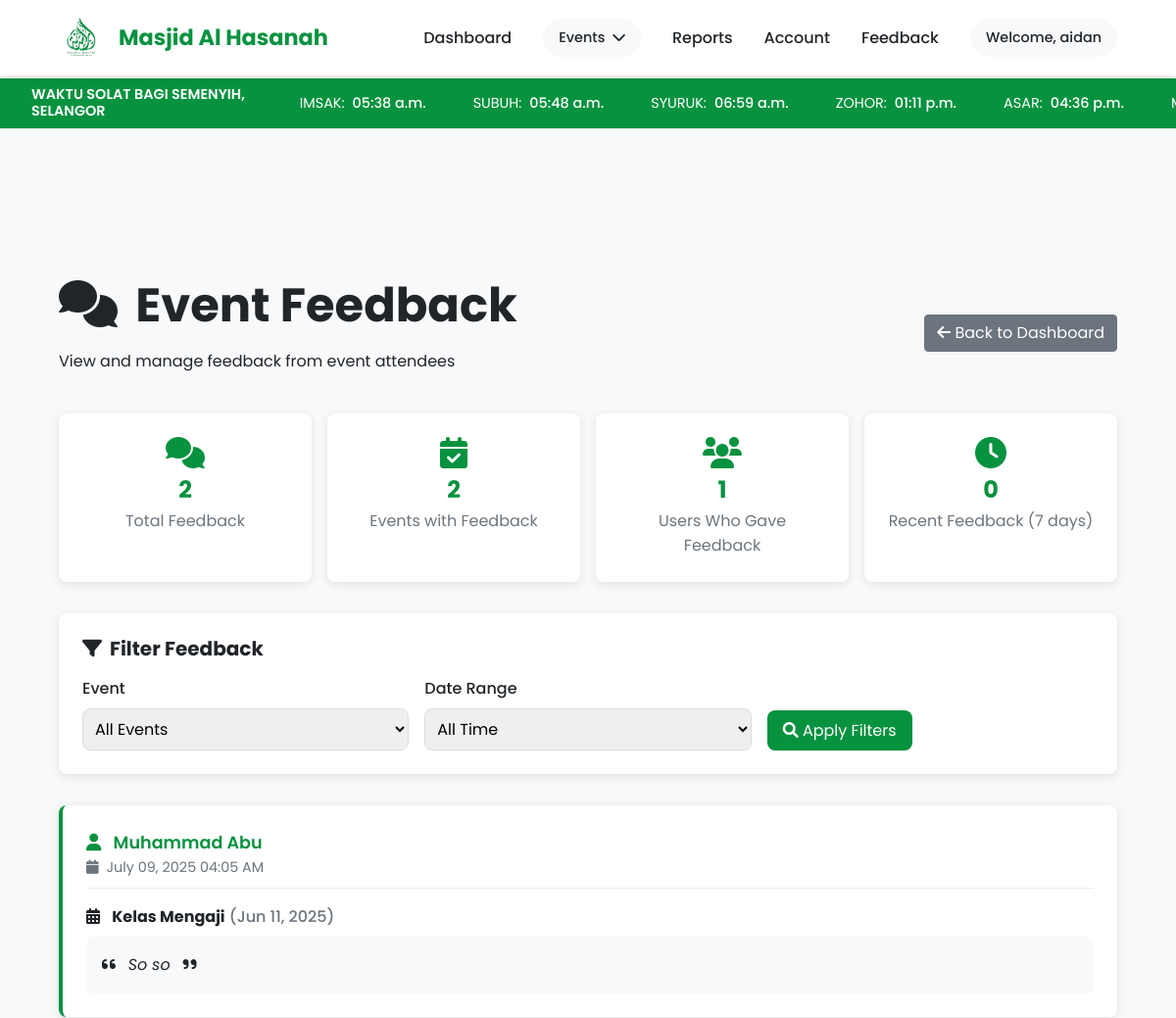
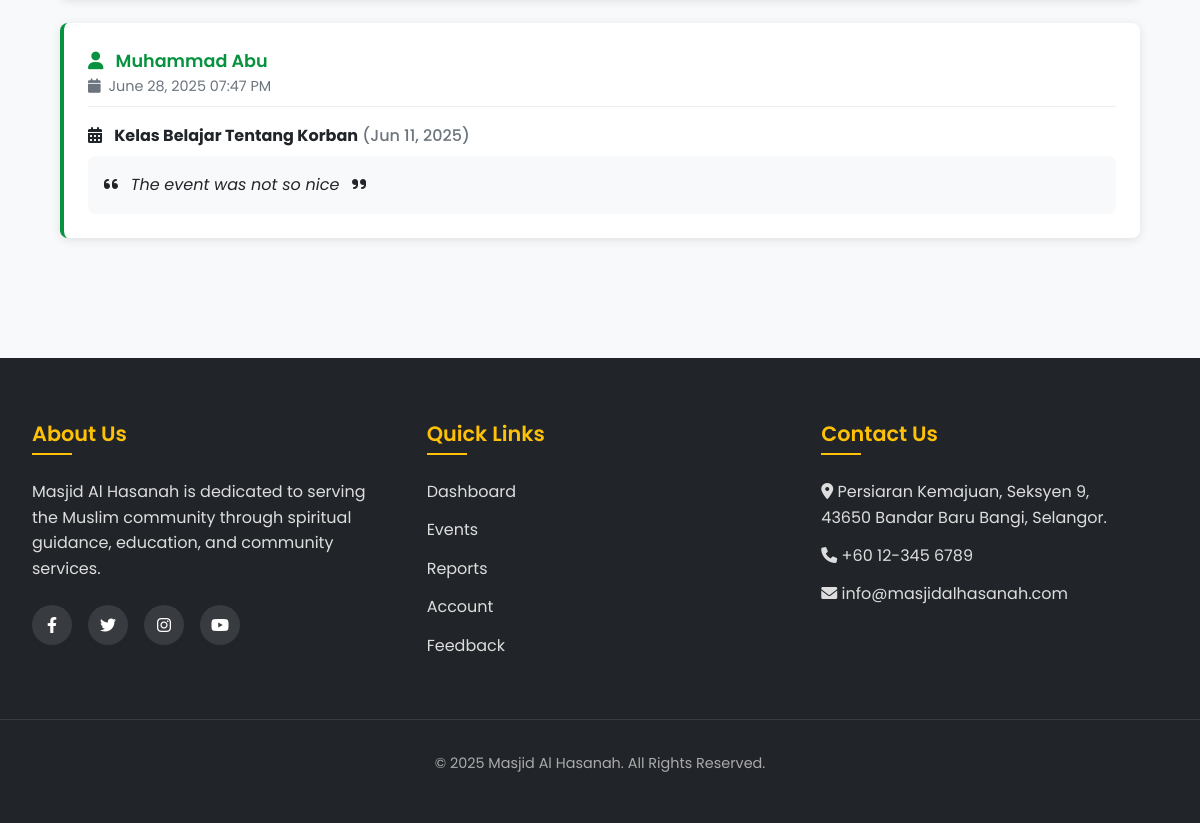
The page /adminfeedback/ (signed in) on the database its author committed (2 pictures, top to bottom).
### EventProject/models.py (models this page shows, shortened)
class Registration(models.Model):
    registration_id = models.AutoField(primary_key=True)
    eventid = models.ForeignKey(Event, on_delete=models.CASCADE, related_name='registrations')
    userid = models.ForeignKey(User, on_delete=models.CASCADE, related_name='event_registrations')
    registration_date = models.DateTimeField(auto_now_add=True)
    full_name = models.CharField(max_length=255,null=True, blank=True)
    email = models.EmailField(null=True, blank=True)
    phone = models.CharField(max_length=20,null=True, blank=True)
    ic_number = models.CharField(max_length=30,null=True, blank=True)
    address = models.TextField(null=True, blank=True)
    num_attendees = models.PositiveIntegerField(default=1)
    special_requirements = models.TextField(blank=True, null=True)
    RSVP_CHOICES = [('YES', 'Yes'), ('NO', 'No'), ('MAYBE', 'Maybe')]
    rsvp_status = models.CharField(max_length=10, choices=RSVP_CHOICES, default='YES')
    PAYMENT_STATUS = [('PENDING', 'Pending'), ('PAID', 'Paid'), ('FAILED', 'Failed')]
    payment_status = models.CharField(max_length=10, choices=PAYMENT_STATUS, default='PENDING')
    payment_reference = models.CharField(max_length=100, blank=True, null=True)
    payment_date = models.DateTimeField(blank=True, null=True)
    payment_amount = models.DecimalField(max_digits=8, decimal_places=2, blank=True, null=True)
    STATUS_CHOICES = [('PENDING', 'Pending'), ('CONFIRMED', 'Confirmed'), ('CANCELLED', 'Cancelled')]
    status = models.CharField(max_length=10, choices=STATUS_CHOICES, default='PENDING')
    feedback = models.TextField(blank=True, null=True, help_text="User feedback about the event")
    class Meta:
        ordering = ['-registration_date']
        unique_together = ['eventid', 'userid']

class User(models.Model):
    userid=models.CharField(max_length=10, primary_key=True)
    user_name=models.TextField(max_length=100, null=True)
    userpassword = models.CharField(max_length=100, null=True)
    username=models.CharField(max_length=100,null=True)
    useremail=models.CharField(max_length=100)
    usernumber=models.CharField(max_length=12,null=True)
    userbirthdate=models.DateField(null=True)
    usergender=models.TextField(max_length=20,null=True)

class Event(models.Model):
    STATUS_CHOICES = [
        ('UPCOMING', 'Upcoming'),
        ('COMPLETED', 'Completed'),
        ('CANCELLED', 'Cancelled')
    ]
    eventid = models.CharField(max_length=10, primary_key=True)
    eventname = models.CharField(max_length=100)
    eventdescription = models.TextField()
    eventdate = models.DateField()
    eventtime = models.TimeField()
    eventlocation = models.CharField(max_length=255)
    eventorganizer = models.CharField(max_length=100, null=True)
    max_attendees = models.PositiveIntegerField(null=True)  # number of people who can attend
    contact_number = models.CharField(max_length=15, null=True)  # organizer's phone number
    fee = models.DecimalField(max_digits=8, decimal_places=2, default=0.00)  # event fee
    event_image = models.ImageField(upload_to='event_images/', null=True, blank=True)
    status = models.CharField(max_length=10, choices=STATUS_CHOICES, default='UPCOMING')
    updated_at = models.DateTimeField(auto_now=True)

### EventProject/views.py (the view)
# urls.py: path('adminfeedback/', views.adminfeedback, name='adminfeedback'),
def adminfeedback(request):
    adminusername = request.session.get('adminusername')
    if not adminusername:
        return redirect('loginpageadmin')
    selected_event = request.GET.get('event', '')
    date_range = request.GET.get('date_range', '')
    feedbacks = Registration.objects.filter(feedback__isnull=False).exclude(feedback='').select_related('eventid', 'userid')
    if selected_event:
        feedbacks = feedbacks.filter(eventid__eventid=selected_event)
    from datetime import datetime, timedelta
    today = datetime.now().date()
    if date_range == 'today':
        feedbacks = feedbacks.filter(registration_date__date=today)
    elif date_range == 'week':
        week_ago = today - timedelta(days=7)
        feedbacks = feedbacks.filter(registration_date__date__gte=week_ago)
    elif date_range == 'month':
        month_ago = today - timedelta(days=30)
        feedbacks = feedbacks.filter(registration_date__date__gte=month_ago)
    elif date_range == 'year':
        year_ago = today - timedelta(days=365)
        feedbacks = feedbacks.filter(registration_date__date__gte=year_ago)
    feedbacks = feedbacks.order_by('-registration_date')
    events = Event.objects.all().order_by('-eventdate')
    total_feedback = Registration.objects.filter(feedback__isnull=False).exclude(feedback='').count()
    events_with_feedback = Event.objects.filter(registrations__feedback__isnull=False).exclude(registrations__feedback='').distinct().count()
    unique_users = Registration.objects.filter(feedback__isnull=False).exclude(feedback='').values('userid').distinct().count()
    recent_feedback = Registration.objects.filter(
        feedback__isnull=False,
        registration_date__date__gte=today - timedelta(days=7)
    ).exclude(feedback='').count()
    context = {
        'feedbacks': feedbacks,
        'events': events,
        'selected_event': selected_event,
        'date_range': date_range,
        'total_feedback': total_feedback,
        'events_with_feedback': events_with_feedback,
        'unique_users': unique_users,
        'recent_feedback': recent_feedback,
        'adminusername': adminusername
    }
    return render(request, 'adminfeedback.html', context)

### EventProject/templates/adminfeedback.html (shortened to what this page needs)
{% load static %}
<!DOCTYPE html>
<html lang="en">
<head>
    <link rel="stylesheet" href="https://cdnjs.cloudflare.com/ajax/libs/font-awesome/6.0.0/css/all.min.css">
    <link href="https://cdn.jsdelivr.net/npm/bootstrap@5.1.3/dist/css/bootstrap.min.css" rel="stylesheet">
</head>
<body>
    <div class="prayer-times-bar">
        <div class="prayer-times-container">
            <div class="prayer-location">WAKTU SOLAT BAGI SEMENYIH,<br>SELANGOR</div>
            <div class="prayer-time">IMSAK: <span>05:38 a.m.</span></div>
            <div class="prayer-time">SUBUH: <span>05:48 a.m.</span></div>
            <div class="prayer-time">SYURUK: <span>06:59 a.m.</span></div>
            <div class="prayer-time">ZOHOR: <span>01:11 p.m.</span></div>
            <div class="prayer-time">ASAR: <span>04:36 p.m.</span></div>
            <div class="prayer-time">MAGHRIB: <span>07:19 p.m.</span></div>
        </div>
    </div>
    <nav class="navbar">
        <a href="{% url 'admindashboard' %}" class="logo">
            <img src="{% static 'logo.png' %}" alt="Masjid Al Hasanah">
            <div class="logo-text">
                <h2>Masjid Al Hasanah</h2>
            </div>
        </a>
        <div class="nav-links">
            <a href="{% url 'admindashboard' %}">Dashboard</a>
            <div class="dropdown">
                <span class="nav-greeting">Events<i class="fas fa-chevron-down"></i></span>
            </div>
            <a href="{% url 'adminreport' %}">Reports</a>
            <a href="{% url 'adminaccount' %}">Account</a>
            <a href="{% url 'adminfeedback' %}">Feedback</a>
            {% if adminusername %}
            <span class="nav-greeting">Welcome, {{ adminusername }}</span>
            {% endif %}
        </div>
    </nav>
    <div class="dashboard-content">
        <div class="d-flex justify-content-between align-items-center mb-4">
            <div>
                <h1><i class="fas fa-comments me-2"></i> Event Feedback</h1>
                <p>View and manage feedback from event attendees</p>
            </div>
            <a href="{% url 'admindashboard' %}" class="btn btn-secondary">
                <i class="fas fa-arrow-left"></i> Back to Dashboard
            </a>
        </div>
        <div class="feedback-stats">
            <div class="stat-card">
                <i class="fas fa-comments"></i>
                <h3>{{ total_feedback }}</h3>
                <p>Total Feedback</p>
            </div>
            <div class="stat-card">
                <i class="fas fa-calendar-check"></i>
                <h3>{{ events_with_feedback }}</h3>
                <p>Events with Feedback</p>
            </div>
            <div class="stat-card">
                <i class="fas fa-users"></i>
                <h3>{{ unique_users }}</h3>
                <p>Users Who Gave Feedback</p>
            </div>
            <div class="stat-card">
                <i class="fas fa-clock"></i>
                <h3>{{ recent_feedback }}</h3>
                <p>Recent Feedback (7 days)</p>
            </div>
        </div>
        <div class="filter-section">
            <h5><i class="fas fa-filter me-2"></i>Filter Feedback</h5>
            <form method="get" class="filter-grid">
                <div class="filter-item">
                    <label for="event">Event</label>
                    <select name="event" id="event" class="filter-select">
                        <option value="">All Events</option>
                    </select>
                </div>
                <div class="filter-item">
                    <label for="date_range">Date Range</label>
                    <select name="date_range" id="date_range" class="filter-select">
                        <option value="">All Time</option>
                    </select>
                </div>
                <div class="filter-item">
                    <button type="submit" class="btn-filter">
                        <i class="fas fa-search"></i> Apply Filters
                    </button>
                </div>
            </form>
        </div>
        <div class="feedback-list">
            {% if feedbacks %}
                {% for feedback in feedbacks %}
                <div class="feedback-card">
                    <div class="feedback-header">
                        <div>
                            <div class="feedback-user">
                                <i class="fas fa-user me-2"></i>
                                {{ feedback.full_name|default:feedback.userid.username }}
                            </div>
                            <div class="feedback-date">
                                <i class="fas fa-calendar me-1"></i>
                                {{ feedback.registration_date|date:"F d, Y h:i A" }}
                            </div>
                        </div>
                    </div>
                    <div class="feedback-event">
                        <i class="fas fa-calendar-alt me-2"></i>
                        <strong>{{ feedback.eventid.eventname }}</strong>
                        <span class="text-muted">({{ feedback.eventid.eventdate|date:"M d, Y" }})</span>
                    </div>
                    <div class="feedback-content">
                        <i class="fas fa-quote-left me-2"></i>
                        {{ feedback.feedback|default:"No feedback provided" }}
                        <i class="fas fa-quote-right ms-2"></i>
                    </div>
                </div>
                {% endfor %}
            {% else %}
                <div class="empty-state">
                    <i class="fas fa-comments"></i>
                    <h3>No Feedback Available</h3>
                    <p>There are no feedback entries to display at the moment.</p>
                </div>
            {% endif %}
        </div>
    </div>
    <footer>
        <div class="footer-content">
            <div class="footer-section">
                <h3>About Us</h3>
                <p>Masjid Al Hasanah is dedicated to serving the Muslim community through spiritual guidance, education, and community services.</p>
                <div class="social-links">
                    <a href="#"><i class="fab fa-facebook-f"></i></a>
                    <a href="#"><i class="fab fa-twitter"></i></a>
                    <a href="#"><i class="fab fa-instagram"></i></a>
                    <a href="#"><i class="fab fa-youtube"></i></a>
                </div>
            </div>
            <div class="footer-section">
                <h3>Quick Links</h3>
                <a href="{% url 'admindashboard' %}">Dashboard</a>
                <a href="{% url 'eventadmin' %}">Events</a>
                <a href="{% url 'adminreport' %}">Reports</a>
                <a href="{% url 'adminaccount' %}">Account</a>
                <a href="{% url 'adminfeedback' %}">Feedback</a>
            </div>
            <div class="footer-section">
                <h3>Contact Us</h3>
                <p><i class="fas fa-map-marker-alt"></i> Persiaran Kemajuan, Seksyen 9, <br> 43650 Bandar Baru Bangi, Selangor.</p>
                <p><i class="fas fa-phone"></i> +60 12-345 6789</p>
                <p><i class="fas fa-envelope"></i> info@masjidalhasanah.com</p>
            </div>
        </div>
        <div class="footer-bottom">
            <p>&copy; 2025 Masjid Al Hasanah. All Rights Reserved.</p>
        </div>
    </footer>
</body>
</html>

### rows shown on the page
Registration: full_name "Muhammad Abu", registration_date "July 09, 2025 04:05 AM", eventid.eventname "Kelas Mengaji", eventid.eventdate "Jun 11, 2025", feedback "So so"
Registration: full_name "Muhammad Abu", registration_date "June 28, 2025 07:47 PM", eventid.eventname "Kelas Belajar Tentang Korban", eventid.eventdate "Jun 11, 2025", feedback "The event was not so nice"

### other values the page prints
{{ adminusername }} "aidan"
{{ total_feedback }} "2"
{{ events_with_feedback }} "2"
{{ unique_users }} "1"
{{ recent_feedback }} "0"
